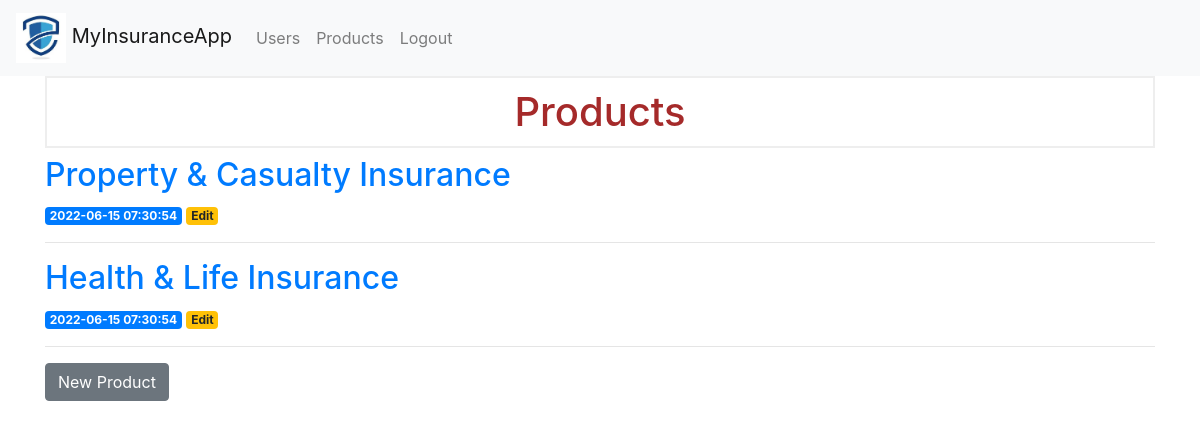
/products/ (signed in), run on an earlier commit of the app's database.
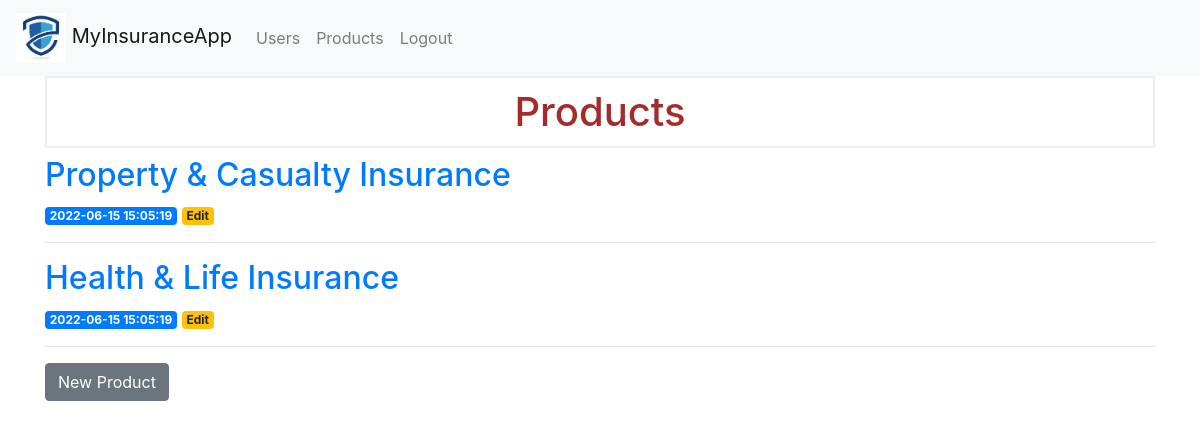
And on a later commit of the database.
### tables this page shows
CREATE TABLE products(
    id INTEGER PRIMARY KEY AUTOINCREMENT,
    created TIMESTAMP DEFAULT CURRENT_TIMESTAMP,
    name TEXT ,
    description TEXT,
    cost float ,
    is_active boolean
);

### project/controllers/web/product_controller.py (the view)
@app.route('/products/')
def products():
    if not session.get("id"):
        return redirect(url_for('login'))
    products = get_products()
    return render_template('product/products.html', products=products)

### project/persistence/__init__.py (called while the page is built)
def dict_factory(cursor, row):
    d = {}
    for idx, col in enumerate(cursor.description):
        d[col[0]] = row[idx]
    return d

def get_db_connection():
    conn = sqlite3.connect('./database/database.db')
    conn.row_factory = dict_factory
    return conn

### project/persistence/products_dao.py (called while the page is built)
def get_products():
    conn = get_db_connection()
    products = conn.execute('SELECT * FROM products').fetchall()
    conn.close()
    return products

### project/templates/product/products.html
{% extends '/base.html' %}
{% block content %}
<h1>{% block title %} Products {% endblock %}</h1>
{% for product in products %}
<a href="{{ url_for('product', product_id=product['id']) }}">
    <h2>{{ product['name'] }}</h2>
</a>
<span class="badge badge-primary">{{ product['created'] }}</span>
<a href="{{ url_for('editproduct', id=product['id']) }}">
    <span class="badge badge-warning">Edit</span>
</a>
<hr> {% endfor %}
<a class="btn btn-secondary" href="{{url_for('createproduct')}}">New Product</a>
{% endblock %}

What changed in the data, as far as the page shows it:
changed products "Property & Casualty Insurance": created "2022-06-15 07:30:54" → "2022-06-15 15:05:19"
changed products "Health & Life Insurance": created "2022-06-15 07:30:54" → "2022-06-15 15:05:19"
